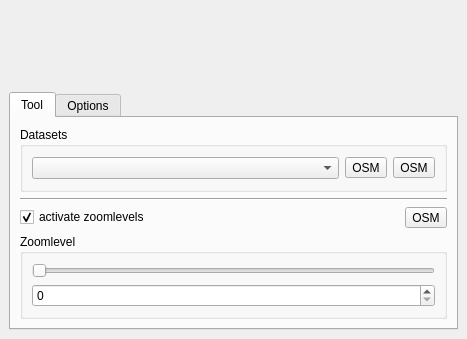
<?xml version="1.0" encoding="UTF-8"?>
<ui version="4.0">
 <class>QgisMarkerClusterDockWidget</class>
 <widget class="QDockWidget" name="QgisMarkerClusterDockWidget">
  <property name="geometry">
   <rect>
    <x>0</x>
    <y>0</y>
    <width>467</width>
    <height>339</height>
   </rect>
  </property>
  <property name="minimumSize">
   <size>
    <width>286</width>
    <height>314</height>
   </size>
  </property>
  <property name="maximumSize">
   <size>
    <width>524287</width>
    <height>524287</height>
   </size>
  </property>
  <property name="windowTitle">
   <string>Tile Map Scale Levels</string>
  </property>
  <widget class="QWidget" name="dockWidgetContents">
   <layout class="QVBoxLayout" name="verticalLayout_6">
    <item>
     <spacer name="verticalSpacer">
      <property name="orientation">
       <enum>Qt::Vertical</enum>
      </property>
      <property name="sizeHint" stdset="0">
       <size>
        <width>20</width>
        <height>40</height>
       </size>
      </property>
     </spacer>
    </item>
    <item>
     <widget class="QTabWidget" name="tabWidget">
      <property name="tabPosition">
       <enum>QTabWidget::North</enum>
      </property>
      <property name="tabShape">
       <enum>QTabWidget::Rounded</enum>
      </property>
      <property name="currentIndex">
       <number>0</number>
      </property>
      <property name="elideMode">
       <enum>Qt::ElideNone</enum>
      </property>
      <widget class="QWidget" name="tab">
       <attribute name="title">
        <string>Tool</string>
       </attribute>
       <layout class="QVBoxLayout" name="verticalLayout_2">
        <item>
         <widget class="QGroupBox" name="groupBoxDatasets">
          <property name="title">
           <string>Datasets</string>
          </property>
          <layout class="QVBoxLayout" name="verticalLayout_3">
           <item>
            <layout class="QHBoxLayout" name="horizontalLayout_2">
             <item>
              <widget class="QComboBox" name="comboBoxUserDatasets"/>
             </item>
             <item>
              <widget class="QToolButton" name="buttonLoadUserDataset">
               <property name="toolTip">
                <string>load selected dataset</string>
               </property>
               <property name="statusTip">
                <string>load selected dataset</string>
               </property>
               <property name="text">
                <string>OSM</string>
               </property>
               <property name="icon">
                <iconset resource="resources.qrc">
                 <normaloff>:/icons/icons/list-add.png</normaloff>:/icons/icons/list-add.png</iconset>
               </property>
               <property name="iconSize">
                <size>
                 <width>22</width>
                 <height>22</height>
                </size>
               </property>
              </widget>
             </item>
             <item>
              <widget class="QToolButton" name="buttonLoadRefreshUserDatasets">
               <property name="toolTip">
                <string>refresh list of datasets</string>
               </property>
               <property name="statusTip">
                <string>refresh list of datasets</string>
               </property>
               <property name="text">
                <string>OSM</string>
               </property>
               <property name="icon">
                <iconset resource="resources.qrc">
                 <normaloff>:/icons/icons/view-refresh.png</normaloff>:/icons/icons/view-refresh.png</iconset>
               </property>
               <property name="iconSize">
                <size>
                 <width>22</width>
                 <height>22</height>
                </size>
               </property>
              </widget>
             </item>
            </layout>
           </item>
          </layout>
         </widget>
        </item>
        <item>
         <widget class="Line" name="line">
          <property name="orientation">
           <enum>Qt::Horizontal</enum>
          </property>
         </widget>
        </item>
        <item>
         <layout class="QHBoxLayout" name="horizontalLayout">
          <item>
           <widget class="QCheckBox" name="checkBoxIsActive">
            <property name="text">
             <string>activate zoomlevels</string>
            </property>
            <property name="checked">
             <bool>true</bool>
            </property>
            <property name="tristate">
             <bool>false</bool>
            </property>
           </widget>
          </item>
          <item>
           <spacer name="horizontalSpacer_2">
            <property name="orientation">
             <enum>Qt::Horizontal</enum>
            </property>
            <property name="sizeHint" stdset="0">
             <size>
              <width>40</width>
              <height>20</height>
             </size>
            </property>
           </spacer>
          </item>
          <item>
           <widget class="QToolButton" name="buttonInfo">
            <property name="toolTip">
             <string>Show information</string>
            </property>
            <property name="statusTip">
             <string>Show information</string>
            </property>
            <property name="text">
             <string>OSM</string>
            </property>
            <property name="icon">
             <iconset resource="resources.qrc">
              <normaloff>:/icons/icons/help-about.png</normaloff>:/icons/icons/help-about.png</iconset>
            </property>
            <property name="iconSize">
             <size>
              <width>22</width>
              <height>22</height>
             </size>
            </property>
           </widget>
          </item>
         </layout>
        </item>
        <item>
         <widget class="QGroupBox" name="groupBox">
          <property name="title">
           <string>Zoomlevel</string>
          </property>
          <layout class="QVBoxLayout" name="verticalLayout_4">
           <item>
            <layout class="QVBoxLayout" name="verticalLayout">
             <item>
              <widget class="QSlider" name="sliderZoomlevels">
               <property name="toolTip">
                <string/>
               </property>
               <property name="statusTip">
                <string/>
               </property>
               <property name="maximum">
                <number>25</number>
               </property>
               <property name="sliderPosition">
                <number>0</number>
               </property>
               <property name="orientation">
                <enum>Qt::Horizontal</enum>
               </property>
               <property name="tickPosition">
                <enum>QSlider::NoTicks</enum>
               </property>
               <property name="tickInterval">
                <number>0</number>
               </property>
              </widget>
             </item>
             <item>
              <widget class="QSpinBox" name="spinBoxZoomlevels">
               <property name="keyboardTracking">
                <bool>false</bool>
               </property>
               <property name="maximum">
                <number>25</number>
               </property>
              </widget>
             </item>
            </layout>
           </item>
          </layout>
         </widget>
        </item>
       </layout>
      </widget>
      <widget class="QWidget" name="OptionsTab">
       <attribute name="title">
        <string>Options</string>
       </attribute>
       <layout class="QVBoxLayout" name="verticalLayout_5">
        <item>
         <widget class="QCheckBox" name="checkBoxUseMercator">
          <property name="text">
           <string>Use World Mercator System</string>
          </property>
          <property name="checked">
           <bool>false</bool>
          </property>
          <property name="tristate">
           <bool>false</bool>
          </property>
         </widget>
        </item>
        <item>
         <widget class="QCheckBox" name="checkBoxUseOnTheFlyTransformation">
          <property name="text">
           <string>Use 'On-The-Fly' Transformation</string>
          </property>
          <property name="checked">
           <bool>false</bool>
          </property>
          <property name="tristate">
           <bool>false</bool>
          </property>
         </widget>
        </item>
        <item>
         <layout class="QGridLayout" name="gridLayout">
          <item row="1" column="1">
           <widget class="QSpinBox" name="maxZoomlevelSpinBox">
            <property name="keyboardTracking">
             <bool>false</bool>
            </property>
            <property name="minimum">
             <number>-10</number>
            </property>
            <property name="maximum">
             <number>30</number>
            </property>
            <property name="value">
             <number>18</number>
            </property>
           </widget>
          </item>
          <item row="2" column="1">
           <widget class="QSpinBox" name="dpiSpinBox">
            <property name="enabled">
             <bool>false</bool>
            </property>
            <property name="keyboardTracking">
             <bool>false</bool>
            </property>
            <property name="minimum">
             <number>72</number>
            </property>
            <property name="maximum">
             <number>768</number>
            </property>
            <property name="singleStep">
             <number>2</number>
            </property>
            <property name="value">
             <number>96</number>
            </property>
           </widget>
          </item>
          <item row="1" column="0">
           <widget class="QLabel" name="maxZoomlevelLabel">
            <property name="text">
             <string>max Zoomlevel</string>
            </property>
           </widget>
          </item>
          <item row="0" column="0">
           <widget class="QLabel" name="minZoomlevelLabel">
            <property name="text">
             <string>min Zoomlevel</string>
            </property>
           </widget>
          </item>
          <item row="2" column="0">
           <widget class="QLabel" name="dpiLabel">
            <property name="text">
             <string>DPI</string>
            </property>
           </widget>
          </item>
          <item row="0" column="1">
           <widget class="QSpinBox" name="minZoomlevelSpinBox">
            <property name="keyboardTracking">
             <bool>false</bool>
            </property>
            <property name="minimum">
             <number>-10</number>
            </property>
            <property name="maximum">
             <number>30</number>
            </property>
           </widget>
          </item>
          <item row="2" column="2">
           <widget class="QToolButton" name="toggleDpiToolButton">
            <property name="toolTip">
             <string>Allow to set dpi directly</string>
            </property>
            <property name="text">
             <string>...</string>
            </property>
            <property name="icon">
             <iconset resource="resources.qrc">
              <normaloff>:/icons/icons/draw-freehand.png</normaloff>:/icons/icons/draw-freehand.png</iconset>
            </property>
            <property name="checkable">
             <bool>true</bool>
            </property>
           </widget>
          </item>
         </layout>
        </item>
        <item>
         <spacer name="verticalSpacer_2">
          <property name="orientation">
           <enum>Qt::Vertical</enum>
          </property>
          <property name="sizeHint" stdset="0">
           <size>
            <width>20</width>
            <height>40</height>
           </size>
          </property>
         </spacer>
        </item>
       </layout>
      </widget>
     </widget>
    </item>
   </layout>
  </widget>
 </widget>
 <resources>
  <include location="resources.qrc"/>
 </resources>
 <connections>
  <connection>
   <sender>toggleDpiToolButton</sender>
   <signal>toggled(bool)</signal>
   <receiver>dpiSpinBox</receiver>
   <slot>setEnabled(bool)</slot>
   <hints>
    <hint type="sourcelabel">
     <x>253</x>
     <y>215</y>
    </hint>
    <hint type="destinationlabel">
     <x>184</x>
     <y>216</y>
    </hint>
   </hints>
  </connection>
 </connections>
</ui>
